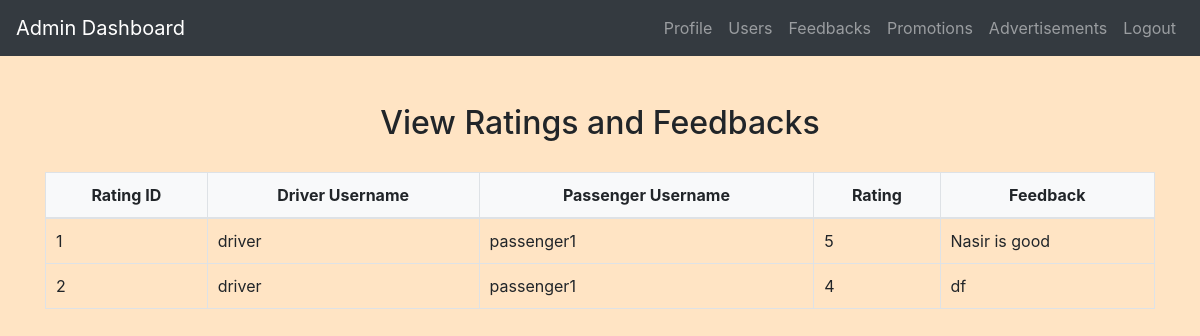
The app's page /admin/admin_feedback.php (signed in) with its own data.
### tables this page shows
CREATE TABLE `ratings` (
  `RatingID` int(11) NOT NULL,
  `DriverID` int(11) NOT NULL,
  `PassengerID` int(11) NOT NULL,
  `Rating` int(11) NOT NULL,
  `Feedback` text DEFAULT NULL
);

CREATE TABLE `users` (
  `id` int(11) NOT NULL,
  `username` varchar(50) NOT NULL,
  `password` varchar(255) NOT NULL,
  `email` varchar(100) NOT NULL,
  `phone` varchar(20) NOT NULL,
  `age` int(11) DEFAULT NULL,
  `usertype` enum('driver','passenger') NOT NULL DEFAULT 'passenger',
  `full_name` varchar(255) DEFAULT NULL,
  `profile_picture` varchar(255) DEFAULT NULL
);

### admin/admin_feedback.php (the view, shortened to what this page needs)
<?php
include('config.php');
$sql = "SELECT r.RatingID, r.DriverID, r.PassengerID, r.Rating, r.Feedback, u.username AS DriverUsername, p.username AS PassengerUsername
        FROM ratings r
        INNER JOIN users u ON r.DriverID = u.id
        INNER JOIN users p ON r.PassengerID = p.id";
$result = mysqli_query($conn, $sql);
$ratings_feedbacks = mysqli_fetch_all($result, MYSQLI_ASSOC);
?>
<!DOCTYPE html>
<html lang="en">
<head>
    <link rel="stylesheet" href="https://maxcdn.bootstrapcdn.com/bootstrap/4.5.2/css/bootstrap.min.css">
    <link rel="stylesheet" href="../css/style.css">
</head>
<body>
<?php include('admin_navbar.php'); ?>
<div class="container mt-5">
    <h2>View Ratings and Feedbacks</h2>
    <?php if (empty($ratings_feedbacks)): ?>
        <p>No ratings and feedbacks found.</p>
    <?php else: ?>
        <table class="table">
            <thead>
                <tr>
                    <th>Rating ID</th>
                    <th>Driver Username</th>
                    <th>Passenger Username</th>
                    <th>Rating</th>
                    <th>Feedback</th>
                </tr>
            </thead>
            <tbody>
                <?php foreach ($ratings_feedbacks as $rating_feedback): ?>
                    <tr>
                        <td><?php echo $rating_feedback['RatingID']; ?></td>
                        <td><?php echo $rating_feedback['DriverUsername']; ?></td>
                        <td><?php echo $rating_feedback['PassengerUsername']; ?></td>
                        <td><?php echo $rating_feedback['Rating']; ?></td>
                        <td><?php echo $rating_feedback['Feedback']; ?></td>
                    </tr>
                <?php endforeach; ?>
            </tbody>
        </table>
    <?php endif; ?>
</div>
</body>
</html>

### css/style.css (style rules this page uses)
body { background-color: bisque; }
h1, h2, h3, h4 { text-align: center; margin-top: 30px; margin-bottom: 30px; }
.table { width: 100%; border-collapse: collapse; margin-top: 20px; }
.table th, .table td { padding: 10px; border: 1px solid #dee2e6; }
.table thead th { background-color: #f8f9fa; font-weight: bold; text-align: center; }
.table tbody td { vertical-align: middle; }

### records on screen
ratings: RatingID "1", DriverID.username "driver", PassengerID.username "passenger1", Rating "5", Feedback "Nasir is good"
ratings: RatingID "2", DriverID.username "driver", PassengerID.username "passenger1", Rating "4", Feedback "df"
